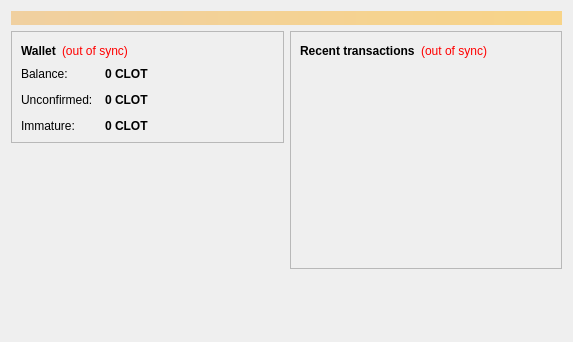
<?xml version="1.0" encoding="UTF-8"?>
<ui version="4.0">
 <class>OverviewPage</class>
 <widget class="QWidget" name="OverviewPage">
  <property name="geometry">
   <rect>
    <x>0</x>
    <y>0</y>
    <width>573</width>
    <height>342</height>
   </rect>
  </property>
  <property name="windowTitle">
   <string>Form</string>
  </property>
  <layout class="QVBoxLayout" name="topLayout">
   <item>
    <widget class="QLabel" name="labelAlerts">
     <property name="visible">
      <bool>false</bool>
     </property>
     <property name="styleSheet">
      <string notr="true">background-color: qlineargradient(x1: 0, y1: 0, x2: 1, y2: 0, stop:0 #F0D0A0, stop:1 #F8D488); color:#000000;</string>
     </property>
     <property name="wordWrap">
      <bool>true</bool>
     </property>
     <property name="margin">
      <number>3</number>
     </property>
    </widget>
   </item>
   <item>
    <layout class="QHBoxLayout" name="horizontalLayout" stretch="1,1">
     <item>
      <layout class="QVBoxLayout" name="verticalLayout_2">
       <item>
        <widget class="QFrame" name="frame">
         <property name="frameShape">
          <enum>QFrame::StyledPanel</enum>
         </property>
         <property name="frameShadow">
          <enum>QFrame::Raised</enum>
         </property>
         <layout class="QVBoxLayout" name="verticalLayout_4">
          <item>
           <layout class="QHBoxLayout" name="horizontalLayout_4">
            <item>
             <widget class="QLabel" name="label_5">
              <property name="font">
               <font>
                <weight>75</weight>
                <bold>true</bold>
               </font>
              </property>
              <property name="text">
               <string>Wallet</string>
              </property>
             </widget>
            </item>
            <item>
             <widget class="QLabel" name="labelWalletStatus">
              <property name="toolTip">
               <string>The displayed information may be out of date. Your wallet automatically synchronizes with the Bumbacoin network after a connection is established, but this process has not completed yet.</string>
              </property>
              <property name="styleSheet">
               <string notr="true">QLabel { color: red; }</string>
              </property>
              <property name="text">
               <string notr="true">(out of sync)</string>
              </property>
              <property name="alignment">
               <set>Qt::AlignLeading|Qt::AlignLeft|Qt::AlignVCenter</set>
              </property>
             </widget>
            </item>
            <item>
             <spacer name="horizontalSpacer_2">
              <property name="orientation">
               <enum>Qt::Horizontal</enum>
              </property>
              <property name="sizeHint" stdset="0">
               <size>
                <width>40</width>
                <height>20</height>
               </size>
              </property>
             </spacer>
            </item>
           </layout>
          </item>
          <item>
           <layout class="QFormLayout" name="formLayout_2">
            <property name="fieldGrowthPolicy">
             <enum>QFormLayout::AllNonFixedFieldsGrow</enum>
            </property>
            <property name="horizontalSpacing">
             <number>12</number>
            </property>
            <property name="verticalSpacing">
             <number>12</number>
            </property>
            <item row="0" column="0">
             <widget class="QLabel" name="label">
              <property name="text">
               <string>Balance:</string>
              </property>
             </widget>
            </item>
            <item row="0" column="1">
             <widget class="QLabel" name="labelBalance">
              <property name="font">
               <font>
                <weight>75</weight>
                <bold>true</bold>
               </font>
              </property>
              <property name="cursor">
               <cursorShape>IBeamCursor</cursorShape>
              </property>
              <property name="toolTip">
               <string>Your current balance</string>
              </property>
              <property name="text">
               <string notr="true">0 CLOT</string>
              </property>
              <property name="textInteractionFlags">
               <set>Qt::LinksAccessibleByMouse|Qt::TextSelectableByKeyboard|Qt::TextSelectableByMouse</set>
              </property>
             </widget>
            </item>
            <item row="1" column="0">
             <widget class="QLabel" name="label_3">
              <property name="text">
               <string>Unconfirmed:</string>
              </property>
             </widget>
            </item>
            <item row="1" column="1">
             <widget class="QLabel" name="labelUnconfirmed">
              <property name="font">
               <font>
                <weight>75</weight>
                <bold>true</bold>
               </font>
              </property>
              <property name="cursor">
               <cursorShape>IBeamCursor</cursorShape>
              </property>
              <property name="toolTip">
               <string>Total of transactions that have yet to be confirmed, and do not yet count toward the current balance</string>
              </property>
              <property name="text">
               <string notr="true">0 CLOT</string>
              </property>
              <property name="textInteractionFlags">
               <set>Qt::LinksAccessibleByMouse|Qt::TextSelectableByKeyboard|Qt::TextSelectableByMouse</set>
              </property>
             </widget>
            </item>
            <item row="2" column="0">
             <widget class="QLabel" name="labelImmatureText">
              <property name="text">
               <string>Immature:</string>
              </property>
             </widget>
            </item>
            <item row="2" column="1">
             <widget class="QLabel" name="labelImmature">
              <property name="font">
               <font>
                <weight>75</weight>
                <bold>true</bold>
               </font>
              </property>
              <property name="toolTip">
               <string>Mined balance that has not yet matured</string>
              </property>
              <property name="text">
               <string notr="true">0 CLOT</string>
              </property>
              <property name="textInteractionFlags">
               <set>Qt::LinksAccessibleByMouse|Qt::TextSelectableByKeyboard|Qt::TextSelectableByMouse</set>
              </property>
             </widget>
            </item>
           </layout>
          </item>
         </layout>
        </widget>
       </item>
       <item>
        <spacer name="verticalSpacer">
         <property name="orientation">
          <enum>Qt::Vertical</enum>
         </property>
         <property name="sizeHint" stdset="0">
          <size>
           <width>20</width>
           <height>40</height>
          </size>
         </property>
        </spacer>
       </item>
      </layout>
     </item>
     <item>
      <layout class="QVBoxLayout" name="verticalLayout_3">
       <item>
        <widget class="QFrame" name="frame_2">
         <property name="frameShape">
          <enum>QFrame::StyledPanel</enum>
         </property>
         <property name="frameShadow">
          <enum>QFrame::Raised</enum>
         </property>
         <layout class="QVBoxLayout" name="verticalLayout">
          <item>
           <layout class="QHBoxLayout" name="horizontalLayout_2">
            <item>
             <widget class="QLabel" name="label_4">
              <property name="text">
               <string>&lt;b&gt;Recent transactions&lt;/b&gt;</string>
              </property>
             </widget>
            </item>
            <item>
             <widget class="QLabel" name="labelTransactionsStatus">
              <property name="toolTip">
               <string>The displayed information may be out of date. Your wallet automatically synchronizes with the Bumbacoin network after a connection is established, but this process has not completed yet.</string>
              </property>
              <property name="styleSheet">
               <string notr="true">QLabel { color: red; }</string>
              </property>
              <property name="text">
               <string notr="true">(out of sync)</string>
              </property>
              <property name="alignment">
               <set>Qt::AlignRight|Qt::AlignTrailing|Qt::AlignVCenter</set>
              </property>
             </widget>
            </item>
            <item>
             <spacer name="horizontalSpacer">
              <property name="orientation">
               <enum>Qt::Horizontal</enum>
              </property>
              <property name="sizeHint" stdset="0">
               <size>
                <width>40</width>
                <height>20</height>
               </size>
              </property>
             </spacer>
            </item>
           </layout>
          </item>
          <item>
           <widget class="QListView" name="listTransactions">
            <property name="styleSheet">
             <string notr="true">QListView { background: transparent; }</string>
            </property>
            <property name="frameShape">
             <enum>QFrame::NoFrame</enum>
            </property>
            <property name="verticalScrollBarPolicy">
             <enum>Qt::ScrollBarAlwaysOff</enum>
            </property>
            <property name="horizontalScrollBarPolicy">
             <enum>Qt::ScrollBarAlwaysOff</enum>
            </property>
            <property name="selectionMode">
             <enum>QAbstractItemView::NoSelection</enum>
            </property>
           </widget>
          </item>
         </layout>
        </widget>
       </item>
       <item>
        <spacer name="verticalSpacer_2">
         <property name="orientation">
          <enum>Qt::Vertical</enum>
         </property>
         <property name="sizeHint" stdset="0">
          <size>
           <width>20</width>
           <height>40</height>
          </size>
         </property>
        </spacer>
       </item>
      </layout>
     </item>
    </layout>
   </item>
  </layout>
 </widget>
 <resources/>
 <connections/>
</ui>
